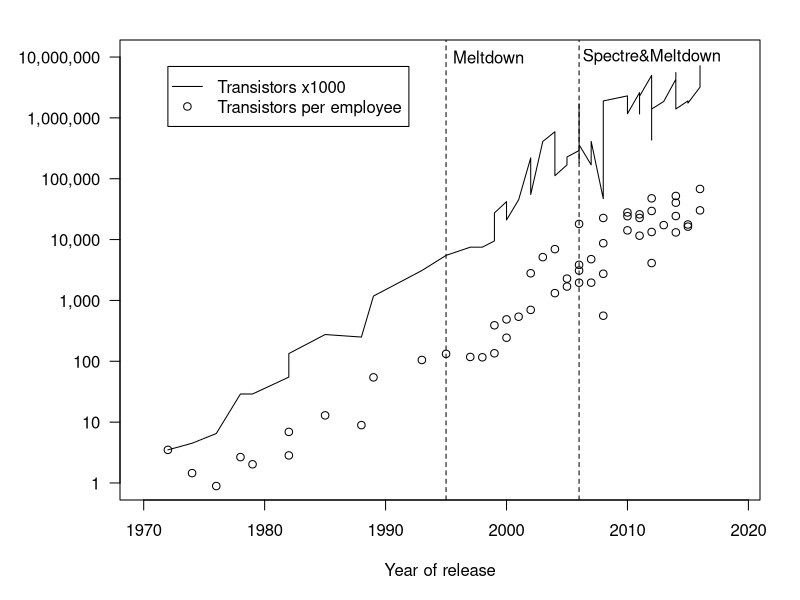

R code for this plot:
cpus = read.csv("intel_processors.csv",sep=";")
options(scipen=6)
#png("complexity.png",width=1200,height=800,bg="white",pointsize=24)
pdf("cpucomplexity.pdf",width=6,height=5,bg="white",pointsize=9)
par(mar=c(5,6,2,2))
plot(cpus$X1971,cpus$X4.600000,log="y",ylab="",xlab="Year of release",xlim=c(1970,2019),ylim=c(1,10000000),yaxt="n")
abline(v=c(1995,2006),lty=2)
lines(cpus$X1971,cpus$X2300/1000)
text(1998.5,10000000,"Meltdown")
text(2012,10000000,"Spectre&Meltdown")
legend(1972,7000000,c("Transistors x1000","Transistors per employee"),lty=c(1,NA),pch=c(NA,21))
par(las=1)
par(mar=c(5,6,2,2))
axis(2, c(1,10,100,1000,10000,100000,1000000,10000000), labels = prettyNum(c(1,10,100,1000,10000,100000,1000000,10000000), big.mark = ","))
dev.off()

